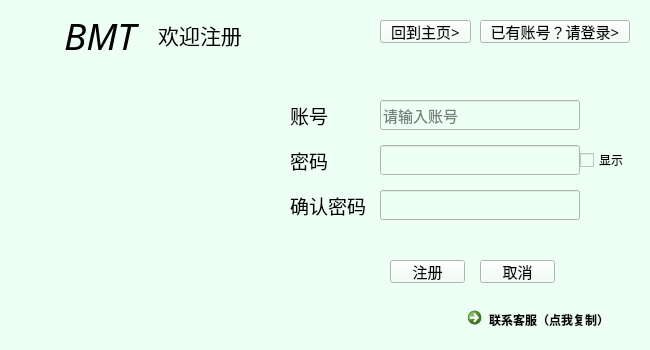
<?xml version="1.0" encoding="UTF-8"?>
<ui version="4.0">
 <class>BMT_client_register_to</class>
 <widget class="QMainWindow" name="BMT_client_register_to">
  <property name="geometry">
   <rect>
    <x>0</x>
    <y>0</y>
    <width>650</width>
    <height>350</height>
   </rect>
  </property>
  <property name="maximumSize">
   <size>
    <width>650</width>
    <height>350</height>
   </size>
  </property>
  <property name="windowTitle">
   <string>BMT_client</string>
  </property>
  <property name="windowIcon">
   <iconset resource="../resource.qrc">
    <normaloff>:/ico/resource/BMT_64.ico</normaloff>:/ico/resource/BMT_64.ico</iconset>
  </property>
  <property name="toolTipDuration">
   <number>-1</number>
  </property>
  <property name="styleSheet">
   <string notr="true">background-color: rgb(238, 255, 243);</string>
  </property>
  <widget class="QWidget" name="centralwidget">
   <widget class="QLabel" name="label_3">
    <property name="geometry">
     <rect>
      <x>290</x>
      <y>145</y>
      <width>80</width>
      <height>30</height>
     </rect>
    </property>
    <property name="font">
     <font>
      <family>黑体</family>
      <pointsize>14</pointsize>
     </font>
    </property>
    <property name="text">
     <string>密码</string>
    </property>
   </widget>
   <widget class="QLineEdit" name="password">
    <property name="geometry">
     <rect>
      <x>380</x>
      <y>145</y>
      <width>200</width>
      <height>30</height>
     </rect>
    </property>
    <property name="font">
     <font>
      <family>Times New Roman</family>
      <pointsize>11</pointsize>
     </font>
    </property>
    <property name="maxLength">
     <number>15</number>
    </property>
    <property name="echoMode">
     <enum>QLineEdit::Password</enum>
    </property>
   </widget>
   <widget class="QLabel" name="label_2">
    <property name="geometry">
     <rect>
      <x>290</x>
      <y>100</y>
      <width>80</width>
      <height>30</height>
     </rect>
    </property>
    <property name="font">
     <font>
      <family>黑体</family>
      <pointsize>14</pointsize>
     </font>
    </property>
    <property name="text">
     <string>账号</string>
    </property>
   </widget>
   <widget class="QLabel" name="label_4">
    <property name="geometry">
     <rect>
      <x>290</x>
      <y>190</y>
      <width>80</width>
      <height>30</height>
     </rect>
    </property>
    <property name="font">
     <font>
      <family>黑体</family>
      <pointsize>14</pointsize>
     </font>
    </property>
    <property name="text">
     <string>确认密码</string>
    </property>
   </widget>
   <widget class="QLineEdit" name="password_2">
    <property name="geometry">
     <rect>
      <x>380</x>
      <y>190</y>
      <width>200</width>
      <height>30</height>
     </rect>
    </property>
    <property name="font">
     <font>
      <family>Times New Roman</family>
      <pointsize>11</pointsize>
     </font>
    </property>
    <property name="maxLength">
     <number>15</number>
    </property>
    <property name="echoMode">
     <enum>QLineEdit::Password</enum>
    </property>
   </widget>
   <widget class="QPushButton" name="register_to">
    <property name="geometry">
     <rect>
      <x>390</x>
      <y>260</y>
      <width>75</width>
      <height>23</height>
     </rect>
    </property>
    <property name="font">
     <font>
      <family>黑体</family>
      <pointsize>11</pointsize>
      <weight>50</weight>
      <bold>false</bold>
     </font>
    </property>
    <property name="text">
     <string>注册</string>
    </property>
   </widget>
   <widget class="QPushButton" name="exit">
    <property name="geometry">
     <rect>
      <x>480</x>
      <y>260</y>
      <width>75</width>
      <height>23</height>
     </rect>
    </property>
    <property name="font">
     <font>
      <family>黑体</family>
      <pointsize>11</pointsize>
      <weight>50</weight>
      <bold>false</bold>
     </font>
    </property>
    <property name="text">
     <string>取消</string>
    </property>
   </widget>
   <widget class="QLineEdit" name="account">
    <property name="geometry">
     <rect>
      <x>380</x>
      <y>100</y>
      <width>200</width>
      <height>30</height>
     </rect>
    </property>
    <property name="font">
     <font>
      <family>Times New Roman</family>
      <pointsize>11</pointsize>
     </font>
    </property>
    <property name="toolTipDuration">
     <number>-1</number>
    </property>
    <property name="maxLength">
     <number>15</number>
    </property>
    <property name="placeholderText">
     <string>请输入账号</string>
    </property>
   </widget>
   <widget class="QLabel" name="label">
    <property name="geometry">
     <rect>
      <x>150</x>
      <y>10</y>
      <width>100</width>
      <height>50</height>
     </rect>
    </property>
    <property name="font">
     <font>
      <family>Times New Roman</family>
      <pointsize>16</pointsize>
      <weight>50</weight>
      <bold>false</bold>
     </font>
    </property>
    <property name="text">
     <string>欢迎注册</string>
    </property>
    <property name="alignment">
     <set>Qt::AlignCenter</set>
    </property>
   </widget>
   <widget class="QLabel" name="label_6">
    <property name="geometry">
     <rect>
      <x>50</x>
      <y>10</y>
      <width>100</width>
      <height>50</height>
     </rect>
    </property>
    <property name="font">
     <font>
      <family>Mistral</family>
      <pointsize>30</pointsize>
      <weight>50</weight>
      <bold>false</bold>
     </font>
    </property>
    <property name="text">
     <string>&lt;html&gt;&lt;head/&gt;&lt;body&gt;&lt;p&gt;&lt;span style=&quot; font-size:28pt; font-style:italic;&quot;&gt;BMT&lt;/span&gt;&lt;/p&gt;&lt;/body&gt;&lt;/html&gt;</string>
    </property>
    <property name="alignment">
     <set>Qt::AlignCenter</set>
    </property>
   </widget>
   <widget class="QLabel" name="label_7">
    <property name="geometry">
     <rect>
      <x>30</x>
      <y>30</y>
      <width>256</width>
      <height>256</height>
     </rect>
    </property>
    <property name="text">
     <string>&lt;html&gt;&lt;head/&gt;&lt;body&gt;&lt;p&gt;&lt;img src=&quot;:/logo/resource/BMT.png&quot;/&gt;&lt;/p&gt;&lt;/body&gt;&lt;/html&gt;</string>
    </property>
   </widget>
   <widget class="QCommandLinkButton" name="call_for_help">
    <property name="geometry">
     <rect>
      <x>460</x>
      <y>300</y>
      <width>171</width>
      <height>41</height>
     </rect>
    </property>
    <property name="toolTip">
     <string>&lt;html&gt;&lt;head/&gt;&lt;body&gt;&lt;p&gt;&lt;span style=&quot; font-size:12pt; text-decoration: underline; color:#0000ff;&quot;&gt;huyan35@mail2.sysu.edu.cn&lt;/span&gt;&lt;/p&gt;&lt;/body&gt;&lt;/html&gt;</string>
    </property>
    <property name="toolTipDuration">
     <number>0</number>
    </property>
    <property name="text">
     <string>联系客服（点我复制）</string>
    </property>
   </widget>
   <widget class="QPushButton" name="log_in">
    <property name="geometry">
     <rect>
      <x>480</x>
      <y>20</y>
      <width>150</width>
      <height>23</height>
     </rect>
    </property>
    <property name="font">
     <font>
      <family>黑体</family>
      <pointsize>11</pointsize>
      <weight>50</weight>
      <bold>false</bold>
     </font>
    </property>
    <property name="text">
     <string>已有账号？请登录&gt;</string>
    </property>
   </widget>
   <widget class="QPushButton" name="back">
    <property name="geometry">
     <rect>
      <x>380</x>
      <y>20</y>
      <width>91</width>
      <height>23</height>
     </rect>
    </property>
    <property name="font">
     <font>
      <family>黑体</family>
      <pointsize>11</pointsize>
      <weight>50</weight>
      <bold>false</bold>
     </font>
    </property>
    <property name="text">
     <string>回到主页&gt;</string>
    </property>
   </widget>
   <widget class="QCheckBox" name="checkBox">
    <property name="geometry">
     <rect>
      <x>580</x>
      <y>150</y>
      <width>51</width>
      <height>20</height>
     </rect>
    </property>
    <property name="text">
     <string>显示</string>
    </property>
   </widget>
   <zorder>label_7</zorder>
   <zorder>label_3</zorder>
   <zorder>password</zorder>
   <zorder>label_2</zorder>
   <zorder>label_4</zorder>
   <zorder>password_2</zorder>
   <zorder>register_to</zorder>
   <zorder>exit</zorder>
   <zorder>account</zorder>
   <zorder>label</zorder>
   <zorder>label_6</zorder>
   <zorder>call_for_help</zorder>
   <zorder>log_in</zorder>
   <zorder>back</zorder>
   <zorder>checkBox</zorder>
  </widget>
  <widget class="QStatusBar" name="statusbar"/>
 </widget>
 <tabstops>
  <tabstop>account</tabstop>
  <tabstop>password</tabstop>
  <tabstop>checkBox</tabstop>
  <tabstop>password_2</tabstop>
  <tabstop>register_to</tabstop>
  <tabstop>exit</tabstop>
  <tabstop>call_for_help</tabstop>
  <tabstop>back</tabstop>
  <tabstop>log_in</tabstop>
 </tabstops>
 <resources>
  <include location="../resource.qrc"/>
 </resources>
 <connections/>
</ui>
